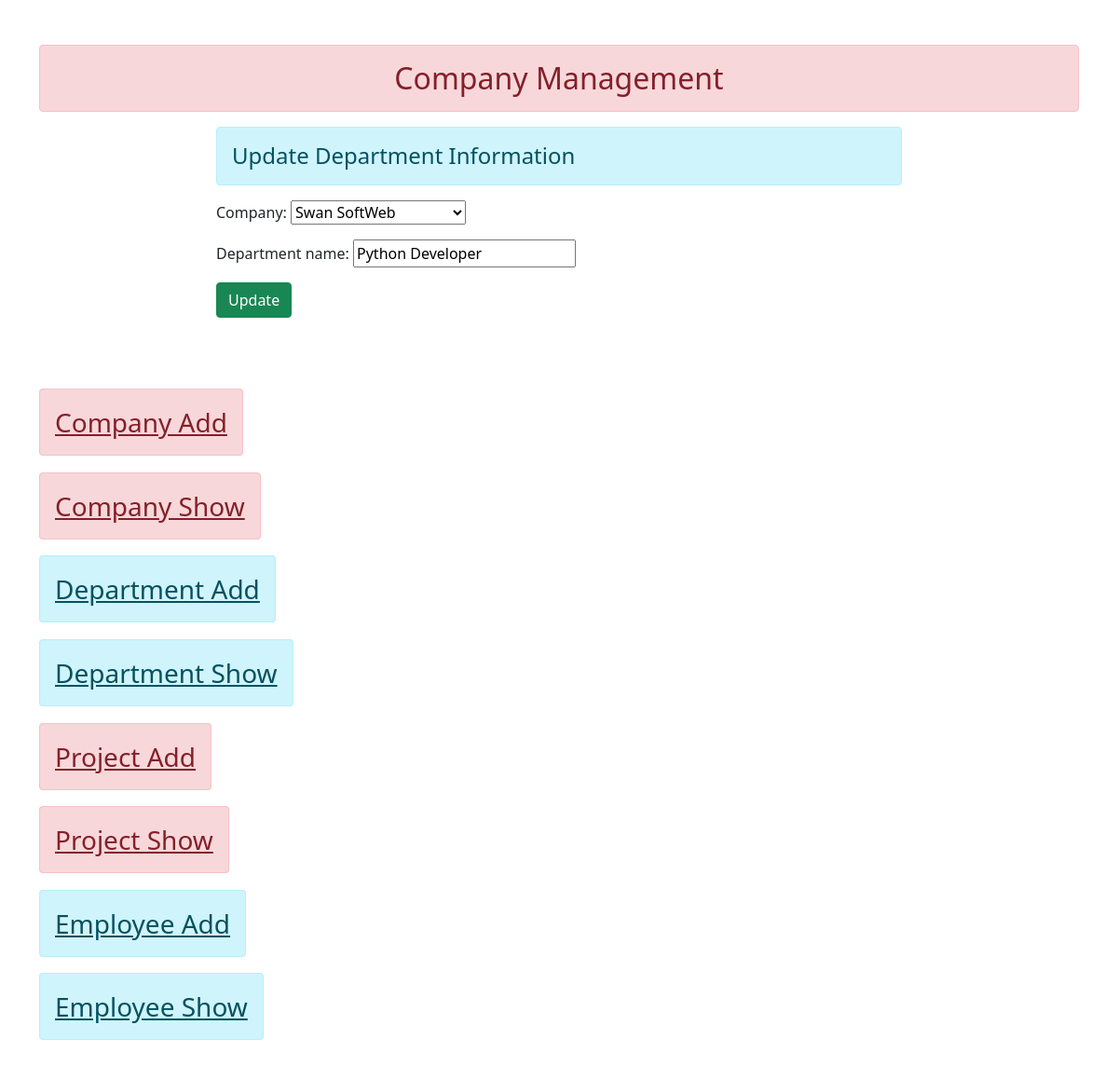
/department/9/update/, run on the app's committed database.
### company/models.py (models this page shows)
class CompanyModel(models.Model):
    company = models.CharField(max_length=100)
    email = models.EmailField(max_length=100)
    address = models.CharField(max_length=100)
    def __str__(self):
        return self.company

### department/models.py (models this page shows, shortened)
class DepartmentModel(models.Model):
    company = models.ForeignKey(CompanyModel, on_delete=models.CASCADE, null=True, blank=True)
    department_name = models.CharField(max_length=250, unique=True)

### department/views.py (the view)
# urls.py: path('<pk>/update/', views.UpdateDepartmentView.as_view(), name='updatedepartment'),
class UpdateDepartmentView(UpdateView):
    model = DepartmentModel
    form_class = DepartmentRegistration
    template_name = 'department/updatedepartment.html'
    success_url = reverse_lazy('department:departmentlist')

### department/forms.py
class DepartmentRegistration(forms.ModelForm):
    class Meta:
        model = DepartmentModel
        fields = "__all__"

### templates/department/updatedepartment.html
{% extends 'base.html' %} {% block content %}
<div class="row">
    <div class="col-sm-8 offset-2">
        <h4 class="alert alert-info">Update Department Information</h4>
        <form action="" method="POST">
            {% csrf_token %} {{form.as_p}}
            <input type="submit" class="btn btn-success" value="Update">
        </form>
    </div>
</div>
{% endblock content %}

### data on the page
CompanyModel: company "Swan SoftWeb"
DepartmentModel: department_name "Python Developer"
